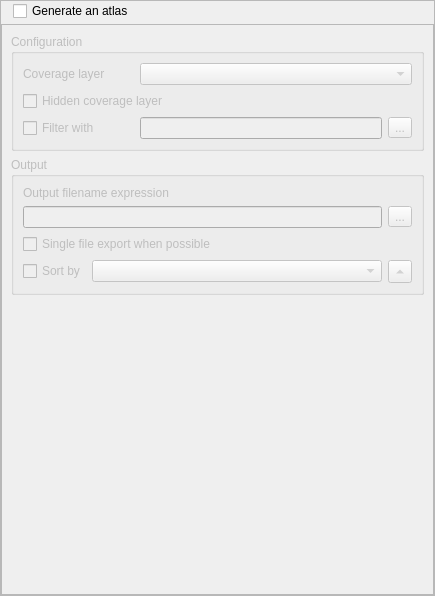
<?xml version="1.0" encoding="UTF-8"?>
<ui version="4.0">
 <class>QgsAtlasCompositionWidgetBase</class>
 <widget class="QWidget" name="QgsAtlasCompositionWidgetBase">
  <property name="geometry">
   <rect>
    <x>0</x>
    <y>0</y>
    <width>435</width>
    <height>596</height>
   </rect>
  </property>
  <property name="sizePolicy">
   <sizepolicy hsizetype="Expanding" vsizetype="Expanding">
    <horstretch>0</horstretch>
    <verstretch>0</verstretch>
   </sizepolicy>
  </property>
  <property name="windowTitle">
   <string>Atlas Generation</string>
  </property>
  <layout class="QVBoxLayout" name="verticalLayout">
   <property name="spacing">
    <number>0</number>
   </property>
   <property name="margin">
    <number>0</number>
   </property>
   <item>
    <widget class="QFrame" name="verticalFrame">
     <property name="frameShape">
      <enum>QFrame::StyledPanel</enum>
     </property>
     <layout class="QGridLayout" name="gridLayout">
      <property name="horizontalSpacing">
       <number>0</number>
      </property>
      <property name="verticalSpacing">
       <number>3</number>
      </property>
      <property name="margin">
       <number>0</number>
      </property>
      <item row="0" column="1">
       <widget class="QCheckBox" name="mUseAtlasCheckBox">
        <property name="text">
         <string>Generate an atlas</string>
        </property>
       </widget>
      </item>
      <item row="0" column="2">
       <spacer name="horizontalSpacer">
        <property name="orientation">
         <enum>Qt::Horizontal</enum>
        </property>
        <property name="sizeHint" stdset="0">
         <size>
          <width>40</width>
          <height>20</height>
         </size>
        </property>
       </spacer>
      </item>
      <item row="0" column="0">
       <spacer name="horizontalSpacer_2">
        <property name="orientation">
         <enum>Qt::Horizontal</enum>
        </property>
        <property name="sizeType">
         <enum>QSizePolicy::Fixed</enum>
        </property>
        <property name="sizeHint" stdset="0">
         <size>
          <width>12</width>
          <height>20</height>
         </size>
        </property>
       </spacer>
      </item>
      <item row="1" column="0" colspan="3">
       <widget class="QScrollArea" name="scrollArea">
        <property name="focusPolicy">
         <enum>Qt::WheelFocus</enum>
        </property>
        <property name="widgetResizable">
         <bool>true</bool>
        </property>
        <widget class="QWidget" name="scrollAreaWidgetContents">
         <property name="enabled">
          <bool>true</bool>
         </property>
         <property name="geometry">
          <rect>
           <x>0</x>
           <y>0</y>
           <width>431</width>
           <height>567</height>
          </rect>
         </property>
         <layout class="QVBoxLayout" name="mainLayout">
          <property name="bottomMargin">
           <number>0</number>
          </property>
          <item>
           <widget class="QgsCollapsibleGroupBoxBasic" name="mConfigurationGroup">
            <property name="enabled">
             <bool>false</bool>
            </property>
            <property name="focusPolicy">
             <enum>Qt::StrongFocus</enum>
            </property>
            <property name="title">
             <string>Configuration</string>
            </property>
            <property name="checkable">
             <bool>false</bool>
            </property>
            <property name="syncGroup" stdset="0">
             <string notr="true">composeritem</string>
            </property>
            <property name="collapsed" stdset="0">
             <bool>false</bool>
            </property>
            <layout class="QGridLayout" name="gridLayout_2">
             <item row="0" column="0">
              <widget class="QLabel" name="mHorizontalAlignementLabel">
               <property name="text">
                <string>Coverage layer </string>
               </property>
              </widget>
             </item>
             <item row="2" column="0">
              <widget class="QCheckBox" name="mAtlasFeatureFilterCheckBox">
               <property name="text">
                <string>Filter with</string>
               </property>
              </widget>
             </item>
             <item row="0" column="1">
              <spacer name="horizontalSpacer_3">
               <property name="orientation">
                <enum>Qt::Horizontal</enum>
               </property>
               <property name="sizeType">
                <enum>QSizePolicy::Preferred</enum>
               </property>
               <property name="sizeHint" stdset="0">
                <size>
                 <width>20</width>
                 <height>20</height>
                </size>
               </property>
              </spacer>
             </item>
             <item row="2" column="2">
              <widget class="QLineEdit" name="mAtlasFeatureFilterEdit"/>
             </item>
             <item row="2" column="3">
              <widget class="QToolButton" name="mAtlasFeatureFilterButton">
               <property name="text">
                <string>...</string>
               </property>
               <property name="icon">
                <iconset resource="../../images/images.qrc">
                 <normaloff>:/images/themes/default/mIconExpression.svg</normaloff>:/images/themes/default/mIconExpression.svg</iconset>
               </property>
              </widget>
             </item>
             <item row="1" column="0" colspan="4">
              <widget class="QCheckBox" name="mAtlasHideCoverageCheckBox">
               <property name="text">
                <string>Hidden coverage layer</string>
               </property>
              </widget>
             </item>
             <item row="0" column="2" colspan="2">
              <widget class="QgsMapLayerComboBox" name="mAtlasCoverageLayerComboBox">
               <property name="sizePolicy">
                <sizepolicy hsizetype="Expanding" vsizetype="Fixed">
                 <horstretch>0</horstretch>
                 <verstretch>0</verstretch>
                </sizepolicy>
               </property>
              </widget>
             </item>
            </layout>
           </widget>
          </item>
          <item>
           <widget class="QgsCollapsibleGroupBoxBasic" name="mOutputGroup">
            <property name="enabled">
             <bool>false</bool>
            </property>
            <property name="focusPolicy">
             <enum>Qt::StrongFocus</enum>
            </property>
            <property name="title">
             <string>Output</string>
            </property>
            <property name="checkable">
             <bool>false</bool>
            </property>
            <property name="syncGroup" stdset="0">
             <string notr="true">composeritem</string>
            </property>
            <property name="collapsed" stdset="0">
             <bool>false</bool>
            </property>
            <layout class="QGridLayout" name="gridLayout_3">
             <item row="0" column="0" colspan="2">
              <widget class="QLabel" name="label_4">
               <property name="text">
                <string>Output filename expression</string>
               </property>
              </widget>
             </item>
             <item row="3" column="1">
              <widget class="QgsFieldComboBox" name="mAtlasSortFeatureKeyComboBox"/>
             </item>
             <item row="3" column="0">
              <widget class="QCheckBox" name="mAtlasSortFeatureCheckBox">
               <property name="sizePolicy">
                <sizepolicy hsizetype="Maximum" vsizetype="Fixed">
                 <horstretch>0</horstretch>
                 <verstretch>0</verstretch>
                </sizepolicy>
               </property>
               <property name="text">
                <string>Sort by</string>
               </property>
              </widget>
             </item>
             <item row="3" column="2">
              <widget class="QToolButton" name="mAtlasSortFeatureDirectionButton">
               <property name="toolTip">
                <string>Sort direction</string>
               </property>
               <property name="text">
                <string>...</string>
               </property>
               <property name="arrowType">
                <enum>Qt::UpArrow</enum>
               </property>
              </widget>
             </item>
             <item row="1" column="2">
              <widget class="QToolButton" name="mAtlasFilenameExpressionButton">
               <property name="text">
                <string>...</string>
               </property>
               <property name="icon">
                <iconset resource="../../images/images.qrc">
                 <normaloff>:/images/themes/default/mIconExpression.svg</normaloff>:/images/themes/default/mIconExpression.svg</iconset>
               </property>
              </widget>
             </item>
             <item row="1" column="0" colspan="2">
              <widget class="QLineEdit" name="mAtlasFilenamePatternEdit"/>
             </item>
             <item row="2" column="0" colspan="3">
              <widget class="QCheckBox" name="mAtlasSingleFileCheckBox">
               <property name="text">
                <string>Single file export when possible</string>
               </property>
              </widget>
             </item>
            </layout>
           </widget>
          </item>
          <item>
           <spacer name="verticalSpacer">
            <property name="orientation">
             <enum>Qt::Vertical</enum>
            </property>
            <property name="sizeHint" stdset="0">
             <size>
              <width>20</width>
              <height>40</height>
             </size>
            </property>
           </spacer>
          </item>
         </layout>
        </widget>
       </widget>
      </item>
     </layout>
    </widget>
   </item>
  </layout>
 </widget>
 <customwidgets>
  <customwidget>
   <class>QgsCollapsibleGroupBoxBasic</class>
   <extends>QGroupBox</extends>
   <header location="global">qgscollapsiblegroupbox.h</header>
   <container>1</container>
  </customwidget>
  <customwidget>
   <class>QgsMapLayerComboBox</class>
   <extends>QComboBox</extends>
   <header location="global">qgsmaplayercombobox.h</header>
  </customwidget>
  <customwidget>
   <class>QgsFieldComboBox</class>
   <extends>QComboBox</extends>
   <header location="global">qgsfieldcombobox.h</header>
  </customwidget>
 </customwidgets>
 <tabstops>
  <tabstop>mUseAtlasCheckBox</tabstop>
  <tabstop>mConfigurationGroup</tabstop>
  <tabstop>mAtlasCoverageLayerComboBox</tabstop>
  <tabstop>mAtlasHideCoverageCheckBox</tabstop>
  <tabstop>mAtlasFeatureFilterCheckBox</tabstop>
  <tabstop>mAtlasFeatureFilterEdit</tabstop>
  <tabstop>mAtlasFeatureFilterButton</tabstop>
  <tabstop>mOutputGroup</tabstop>
  <tabstop>mAtlasFilenamePatternEdit</tabstop>
  <tabstop>mAtlasFilenameExpressionButton</tabstop>
  <tabstop>mAtlasSingleFileCheckBox</tabstop>
  <tabstop>mAtlasSortFeatureCheckBox</tabstop>
  <tabstop>mAtlasSortFeatureKeyComboBox</tabstop>
  <tabstop>mAtlasSortFeatureDirectionButton</tabstop>
 </tabstops>
 <resources>
  <include location="../../images/images.qrc"/>
 </resources>
 <connections/>
</ui>
